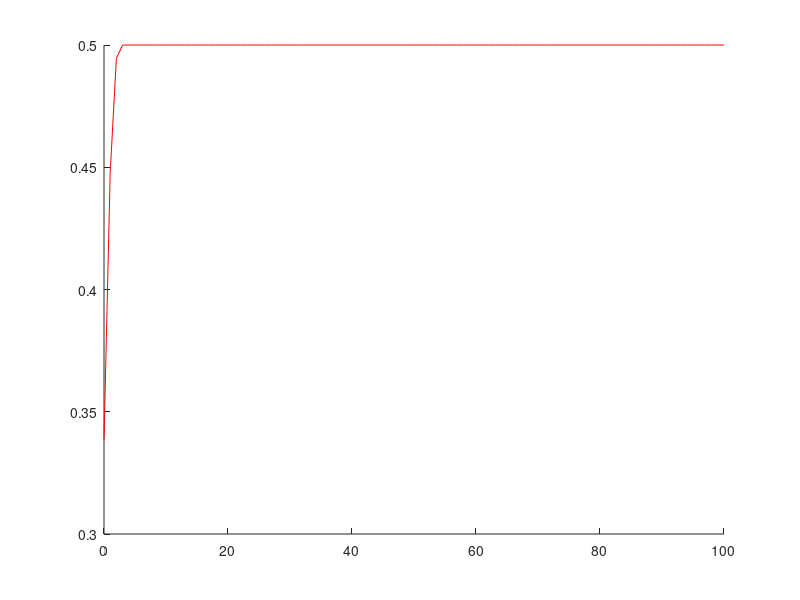

Write the MATLAB code that produced this figure. (Note: this script raises an error after producing the figure.)
delta=0.01;

xvector1=zeros(1,101);
xvector1(1)=rand;
xvector1p=zeros(1,101);
xvector1p(1)=xvector1(1)+delta;
r1=2;
xvector2=zeros(1,101);
xvector2(1)=rand;
xvector2p=zeros(1,101);
xvector2p(1)=xvector2(1)+delta;
r2=3.8;
for i = 1:100
    xvector1(i+1)=r1*xvector1(i)*(1-xvector1(i));
    xvector1p(i+1)=r1*xvector1p(i)*(1-xvector1p(i));
    xvector2(i+1)=r2*xvector2(i)*(1-xvector2(i));
    xvector2p(i+1)=r2*xvector2p(i)*(1-xvector2p(i));
end

timeindex=linspace(0,100,101);

hold on
plot(timeindex,xvector1,Color='red')
plot(timeindex,xvector1p,Color='red',LineStyle='--')
plot(timeindex,xvector2,Color='blue')
plot(timeindex,xvector2p,Color='blue',LineStyle='--')
xlim([0,100])
xlabel('i = time index')
ylabel('xi')
legend('r=2','r=2 & xo perturbed','r=3.8','r=3.8 & xo perturbed')
